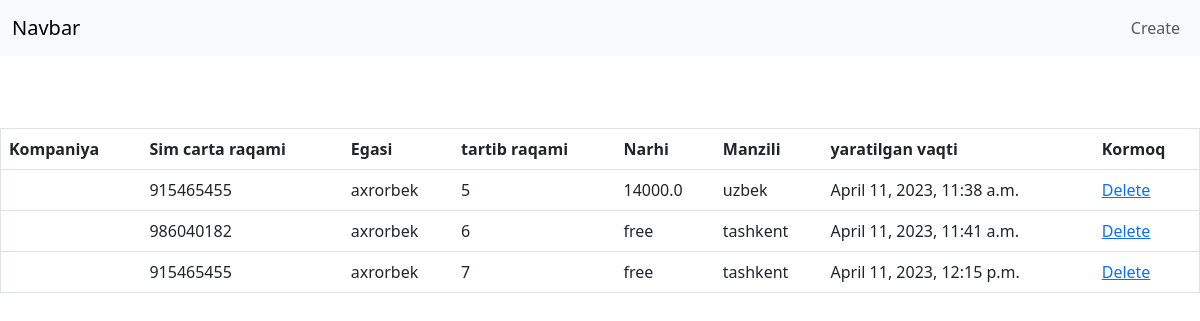
The page / on the database its author committed.
### product/models.py (models this page shows, shortened)
class Product(models.Model):
    user = models.ForeignKey(User, on_delete=models.CASCADE)
    number = models.CharField(max_length=9)
    id = models.AutoField(primary_key=True)
    location = models.CharField(max_length=255)
    created_at = models.DateTimeField(auto_now_add=True)
    price = models.DecimalField(max_digits=1000000000, decimal_places=1,default=0)

### product/views.py (the view)
# urls.py: path('',home,name="home"),
def home(request):
    products = Product.objects.all()
    context = {"products":products}
    return render(request,'home.html',context)

### templates/home.html
{% extends "main.html" %} {% block content %}
<br><br><br>
<table border="1px" class="table">
    <tr>
        <th>Kompaniya</th>
        <th>Sim carta raqami</th>
        <th>Egasi</th>
        <th>tartib raqami</th>
        <th>Narhi</th>
        <th>Manzili</th>
        <th>yaratilgan vaqti</th>
        <th>Kormoq</th>
    </tr>
    {% for product in products %}
    <tr>
        <td></td>
        <td>{{product.number}}</td>
        <td>{{product.user}}</td>
        <td>{{product.id}}</td>
        <td>
            {% if product.price == 0 %} free {% else %} {{product.price}} {% endif %}
        </td>
        <td>{{product.location}}</td>
        <td>{{product.created_at}}</td>
        <td>
            <a href="{% url 'delete-product' product.pk %}">Delete</a>
        </td>
    </tr>
    {% endfor %}
</table>
{% endblock content %}

### templates/main.html (shortened to what this page needs)
<!DOCTYPE html>
<html lang="en">
<head>
    <link href="https://cdn.jsdelivr.net/npm/bootstrap@5.3.0-alpha3/dist/css/bootstrap.min.css" rel="stylesheet">
</head>
<body>
    {% include "navbar.html" %} {% block content %} {% endblock content %}
</body>
</html>

### templates/navbar.html (shortened to what this page needs)
<nav class="navbar navbar-expand-lg text-bg-secondary bg-body-tertiary">
    <div class="container-fluid">
        <a class="navbar-brand" href="{% url 'home' %}">Navbar</a>
        <div class="collapse navbar-collapse" id="navbarSupportedContent">
            <ul class="navbar-nav  mb-2 mb-lg-0">
                <li class="nav-item">
                    <a class="nav-link" href="{% url 'create-product' %}">Create</a>
                </li>
            </ul>
        </div>
    </div>
</nav>

### rows shown on the page
Product: number "915465455", user "axrorbek", id "5", price "14000.0", location "uzbek", created_at "April 11, 2023, 11:38 a.m."
Product: number "986040182", user "axrorbek", id "6", price "free", location "tashkent", created_at "April 11, 2023, 11:41 a.m."
Product: number "915465455", user "axrorbek", id "7", price "free", location "tashkent", created_at "April 11, 2023, 12:15 p.m."
